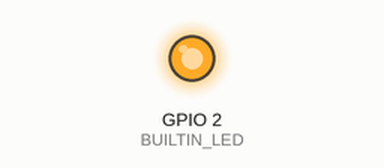
Simulated run of this sketch. Board: ESP32. On the bench: output pins drawn as LEDs (lit = HIGH). WiFi joins after 1.5 s; servers stay silent unless stated; random numbers use the default seed unless the sketch sets one; no MQTT or app messages arrive unless stated; what the sketch prints to the serial monitor is not drawn.

Above: at 0.6 s.
At 1.6 s:
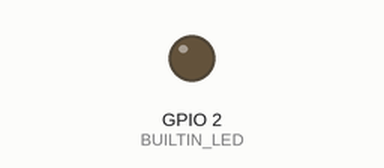
Timing chart, 0 to 3.1 s (numbered marks = the images above):
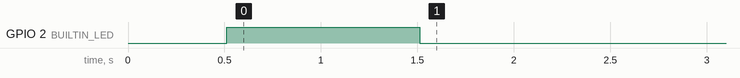

The sketch:

Mqtt_pub_auth.ino
```cpp
#include <WiFi.h>
#include <PubSubClient.h>

// Update these with values suitable for your network.

const char* ssid = "realme3";
const char* password = "anshu123";
const char* mqtt_server = "192.168.43.28";

WiFiClient espClient;
PubSubClient client(espClient);
int BUILTIN_LED=2;
unsigned long lastMsg = 0;
#define MSG_BUFFER_SIZE  (50)
char msg[MSG_BUFFER_SIZE];
int value = 0;

void setup_wifi() {

  delay(10);
  // We start by connecting to a WiFi network
  Serial.println();
  Serial.print("Connecting to ");
  Serial.println(ssid);

  WiFi.mode(WIFI_STA);
  WiFi.begin(ssid, password);

  while (WiFi.status() != WL_CONNECTED) {
    delay(500);
    Serial.print(".");
    digitalWrite(BUILTIN_LED, HIGH);
  }
  digitalWrite(BUILTIN_LED, LOW);

  randomSeed(micros());

  Serial.println("");
  Serial.println("WiFi connected");
  Serial.println("IP address: ");
  Serial.println(WiFi.localIP());
}

void reconnect() {
  // Loop until we're reconnected
  while (!client.connected()) {
    Serial.print("Attempting MQTT connection...");
    // Create a random client ID
    String clientId = "ESP8266Client-";
    String user="iot";
    String pass="iot123";
    clientId += String(random(0xffff), HEX);
    // Attempt to connect
    if (client.connect(clientId.c_str(), user.c_str(), pass.c_str())) {
      Serial.println("connected");
      // Once connected, publish an announcement...
      client.publish("outTopic", "hello world");
      // ... and resubscribe

    } else {
      Serial.print("failed, rc=");
      Serial.print(client.state());
      Serial.println(" try again in 5 seconds");
      // Wait 5 seconds before retrying
      delay(5000);
    }
  }
}

void setup() {
  pinMode(BUILTIN_LED, OUTPUT);     // Initialize the BUILTIN_LED pin as an output
  Serial.begin(115200);
  setup_wifi();
  client.setServer(mqtt_server, 1883);

}

void loop() {

  if (!client.connected()) {

    reconnect();
  }
  client.loop();
  unsigned long now = millis();
  if (now - lastMsg > 2000) {
    lastMsg = now;
    ++value;
    snprintf (msg, MSG_BUFFER_SIZE, "hello world #%ld", value);
    Serial.print("Publish message: ");
    Serial.println(msg);
    client.publish("outTopic", msg);
  }

}
```
